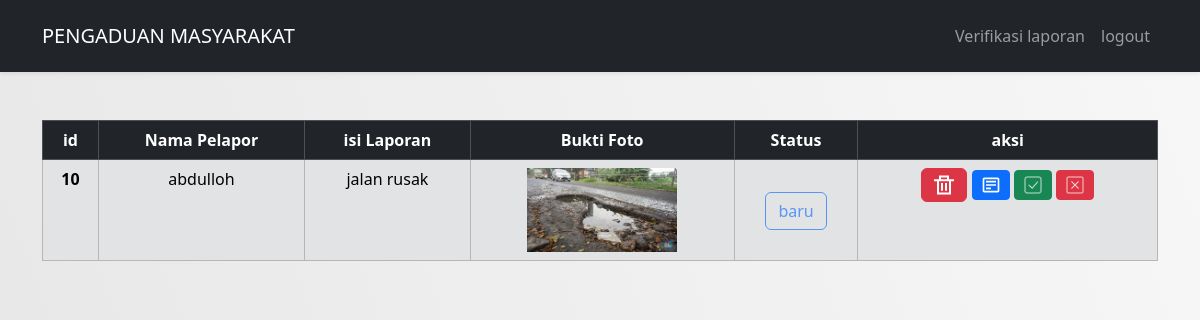
Screenshot of /pengaduan-masyarakat/petugas/dashboard.php with the database file from the repository.
### tables this page shows
CREATE TABLE `pengaduan` (
  `id_pengaduan` int(11) NOT NULL,
  `tgl_pengaduan` date NOT NULL,
  `nik` char(16) NOT NULL,
  `isi_laporan` text NOT NULL,
  `foto` varchar(225) NOT NULL,
  `status` enum('baru','proses','selesai','dibatalkan') NOT NULL
);

CREATE TABLE `masyarakat` (
  `nik` char(16) NOT NULL,
  `nama` varchar(35) NOT NULL,
  `username` varchar(25) NOT NULL,
  `password` varchar(32) NOT NULL,
  `telp` varchar(13) NOT NULL
);

### pengaduan-masyarakat/petugas/dashboard.php (the view, shortened to what this page needs)
<?php
$koneksi        = mysqli_connect("localhost", "root", "", "pengaduan_masyarakat");
$join           = "select * from pengaduan join masyarakat on masyarakat.nik = pengaduan.nik";
$select         = mysqli_query($koneksi, $join);
?>
<html lang="en">
<head>
  <link href="https://cdn.jsdelivr.net/npm/bootstrap@5.3.1/dist/css/bootstrap.min.css" rel="stylesheet">
  <link href='https://unpkg.com/css.gg@2.0.0/icons/css/add.css' rel='stylesheet'>
  <link rel="stylesheet" href="bs/css/dashboard.css">
  <link rel="stylesheet" href="//cdn.datatables.net/1.13.6/css/jquery.dataTables.min.css">
</head>
<body style="background-color : #ffffff;">
<nav class="navbar navbar-expand-lg py-3 navbar-dark bg-dark shadow-sm">
  <div class="container">
    <a href="home.php" class="navbar-brand">
      <span class="text-uppercase font-weight-bold">Pengaduan Masyarakat</span>
    </a>
    <div id="navbarSupportedContent" class="d-flex justify-content-end">
      <ul class="navbar-nav ml-auto">
        <li class="nav-item active"><a href="dashboard.php" class="nav-link">Verifikasi laporan</a></li>
        <li class="nav-item"><a href="../backend/logout.php" class="nav-link">logout</a></li>
      </ul>
    </div>
  </div>
</nav>
  <div class="container mt-5">
    <table class="table table-secondary table-bordered text-center">
      <thead>
        <tr class="table-dark">
          <th scope="col">id</th>
          <th scope="col">Nama Pelapor</th>
          <th scope="col">isi Laporan</th>
          <th scope="col">Bukti Foto</th>
          <th scope="col">Status</th>
          <th scope="col">aksi</th>
        </tr>
      </thead>
      <?php while ($data = mysqli_fetch_array($select)) { ?>
        <tbody>
          <tr>
            <th scope="row"><?php echo $data['id_pengaduan']; ?></th>
            <td><?php echo $data['nama']; ?></td>
            <td><?php echo $data['isi_laporan']; ?></td>
            <td><img src="../assets/image/<?php echo $data['foto']; ?>" alt="" width="150px"></td>
            <td><button type="button" class="btn btn-outline-primary mt-4" disabled><?php echo $data['status']; ?></button></td>
            <td>
            <div class="btn-group align-self-center" role="group" aria-label="Basic example">
              <form action="" method="post">
                <button class="btn btn-danger btn-md" type="submit" name="delete" value="<?= $data['id_pengaduan'] ?>">
                <img src="../assets/icon/delete.svg" width="20px">
                </button>
                <a href="detail-pengaduan.php?id=<?= $data['id_pengaduan'] ?>" class="btn btn-primary btn-sm"><img src="../assets/icon/detail.svg" width="20px"></a>
                <a href="terima.php?id=<?= $data['id_pengaduan'] ?>" class="btn btn-success btn-sm"><img src="../assets/icon/done.png" width="20px"></a>
                <a href="tolak.php?id=<?= $data['id_pengaduan'] ?>" class="btn btn-danger btn-sm"><img src="../assets/icon/tolak.png" width="20px"></a>
            </form>
            </div>
            </td>
          </tr>
        </tbody>
        <?php } ?>
      </table>
  </div>
</body>
</html>

### pengaduan-masyarakat/bs/css/dashboard.css (style rules this page uses)
body { background: linear-gradient(70deg, #e6e6e6, #f7f7f7); color: #514B64; min-height: 100vh; }

### rows the page displays
pengaduan: id_pengaduan "10", nik.nama "abdulloh", isi_laporan "jalan rusak", foto (picture), status "baru"
